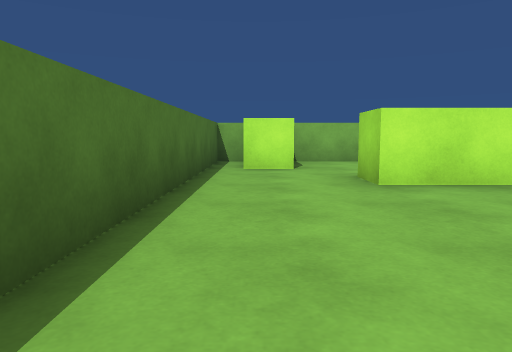
View 1 (above)

15 first-person views from a walk through a 3-D level made in the Unity game engine. The camera is 0.62 m above the floor, tilts 6° down and sees 70° across. The floor is counted in squares, 1 m on a side. Each view is taken from the middle of a square. On the plan, view 1 faces up. The plan holds only what a view shows up to about 10 squares ahead; the rest is blank. The player is left out.

View 2
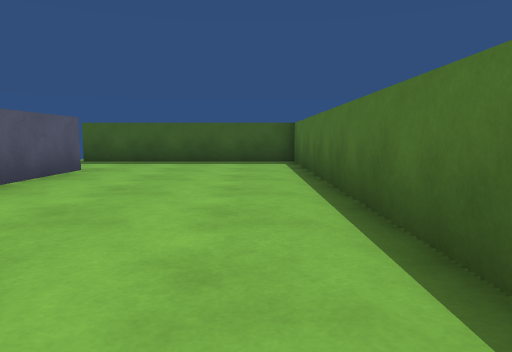

View 3
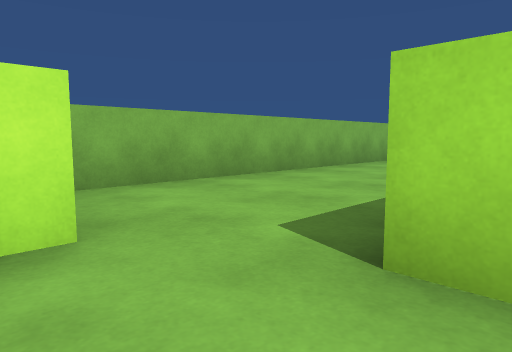

View 4
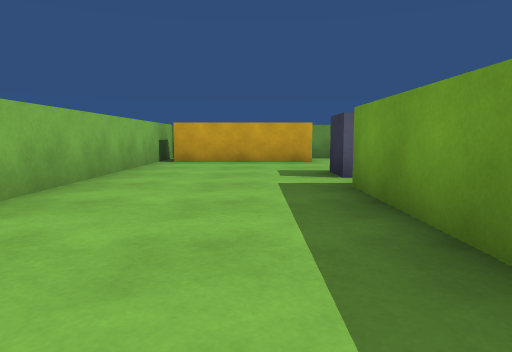

View 5
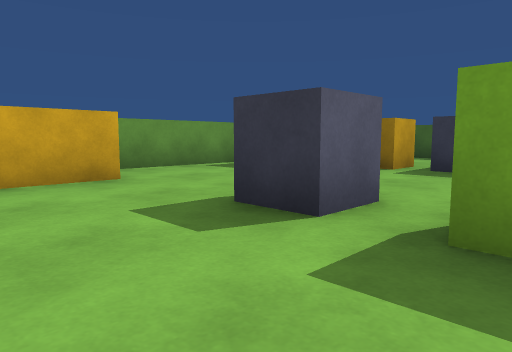

View 6
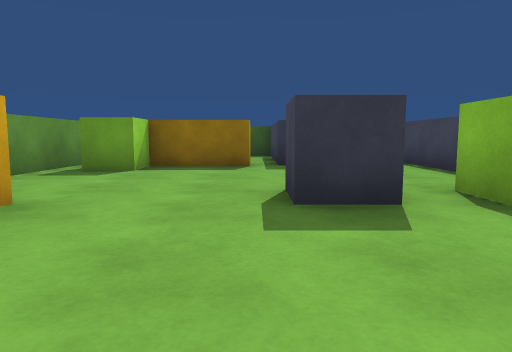

View 7
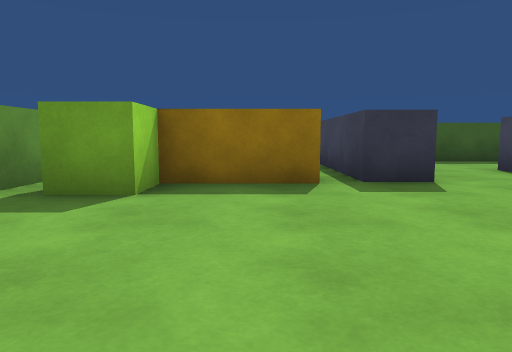

View 8
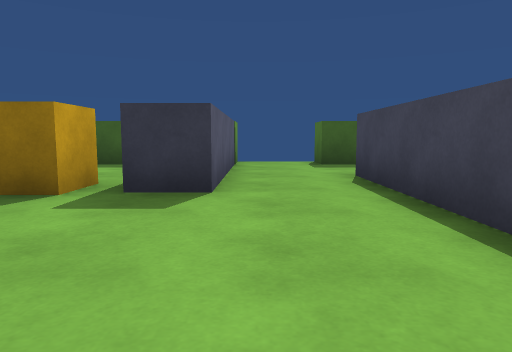

View 9
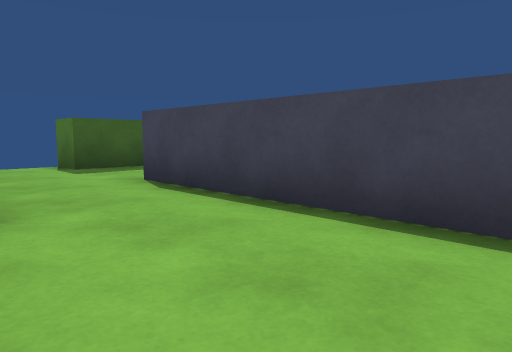

View 10
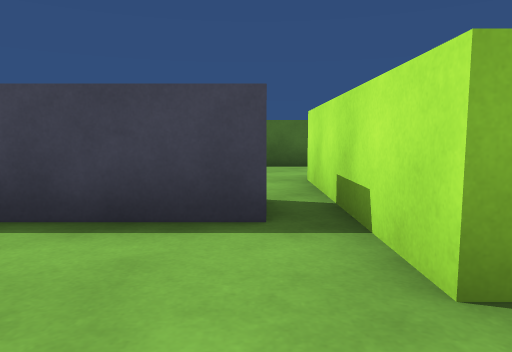

View 11
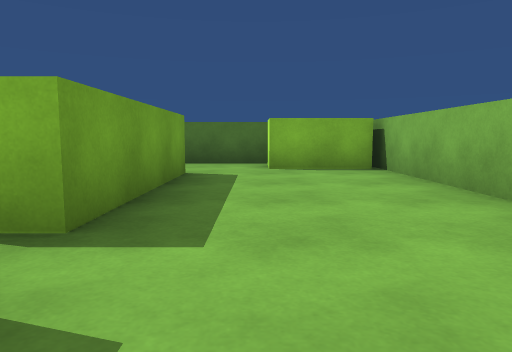

View 12
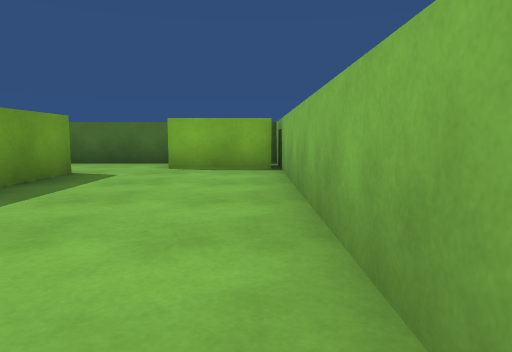

View 13
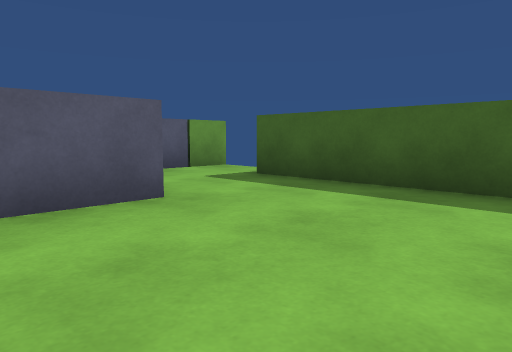

View 14
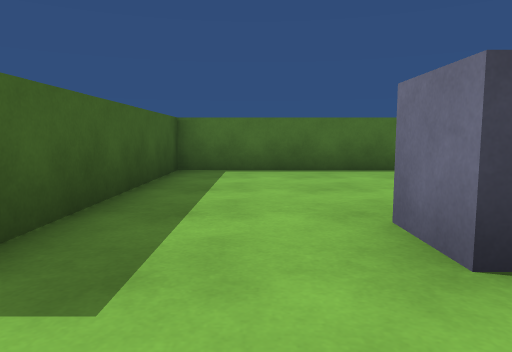

View 15
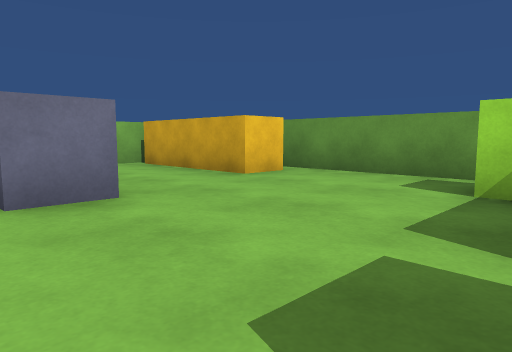

### Floor plan
Points are (right, up) in squares from view 1. A wall is a line through its corners. A room is listed if a view was taken in it or the views show most of it. See-through windows are left out.
Room 1 (views 1, 13, 14)
walls: (4.4, -1) (3.4, -1) (3.4, 1.2); (4, 4.8) (1.6, 4.8); (-1, 4.5) (-1, -3.5) (4.4, -3.5) (4.4, -4.5); (6.5, -4.5) (6.5, -0.6)
ways out: opening at (0.5, 5.5) to room 2; opening at (5.5, 0.5) to room 2
Room 2 (views 2, 3, 4, 5, 6, 7, 8, 9, 10, 11, 12, 15)
walls: (4.4, 4.1) (4.4, -1); (1.6, 4.8) (1.6, 5.8) (5.7, 5.8) (5.7, 4.8) (4, 4.8); (8.1, 1.1) (10.4, 1.1); (11.4, 5.6) (10.3, 5.6) (10.3, 9.1); (11.1, 9.5) (-1, 9.5) (-1, 4.5); (6.5, -0.6) (6.5, 0.9) (7.5, 0.9); (12, 0.6) (12, 6.2)
ways out: opening at (0.5, 5.5) to room 1; opening at (5.5, 0.5) to room 1
objects: green block (0, 8) to (1, 9); cube (7, 5); green cube (11, 2)

Where each view was taken, in squares from view 1:
view 1: 0 up, 0 right, facing up
view 2: 6 up, 0 right, facing down
view 3: 5 up, 0 right, facing up-right
view 4: 7 up, 1 right, facing right
view 5: 8 up, 5 right, facing down-right
view 6: 9 up, 8 right, facing down
view 7: 6 up, 9 right, facing down
view 8: 5 up, 6 right, facing down
view 9: 4 up, 7 right, facing down-left
view 10: 4 up, 7 right, facing left
view 11: 7 up, 8 right, facing left
view 12: 9 up, 8 right, facing left
view 13: 1 up, 0 right, facing down-right
view 14: 2 down, 6 right, facing left
view 15: 1 up, 6 right, facing up-right
